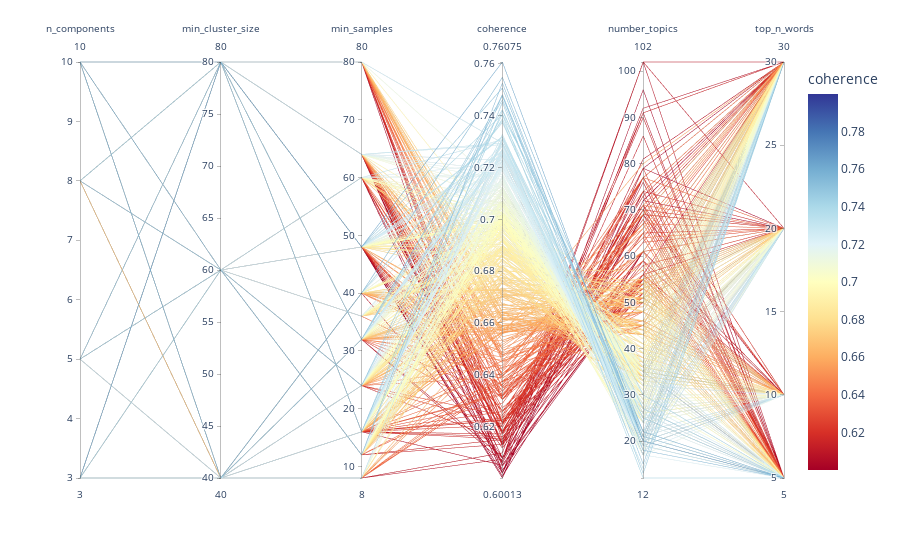

Notebook cell for this chart:
### Markdown cell above
#### Use plotly 
- https://www.analyticsvidhya.com/blog/2021/11/visualize-data-using-parallel-coordinates-plot/

### Code cell
dims = ["n_components","min_cluster_size","min_samples","coherence","number_topics","top_n_words",]
df_filter = df['coherence']>0.6
chart_df = viz_df[df_filter]
# Create the chart:
fig = px.parallel_coordinates(
    chart_df, 
    color="coherence", 
    dimensions=dims,
    #labels={"species_id": "Species","sepal_width": "Sepal Width", "sepal_length": "Sepal Length", "petal_width": "Petal Width", "petal_length": "Petal Length", },
    color_continuous_scale=px.colors.diverging.RdYlBu, # color reference https://plotly.com/python/builtin-colorscales/#builtin-diverging-color-scales
    color_continuous_midpoint=0.7)
fig.update_layout() #coloraxis_showscale=False # if you want to hide score scale 
# Show the plot
fig.show()

### Figure 1 — Plotly figure (JSON) as saved in the notebook; plotly's stock layout.template omitted (floating-point values rounded to 4 significant figures; data arrays with more than 128 entries replaced by an {"elided": "..."} marker saying what was removed)
{"data": [{"dimensions": [{"label": "n_components", "values": {"elided": "544 int values"}}, {"label": "min_cluster_size", "values": {"elided": "544 int values"}}, {"label": "min_samples", "values": {"elided": "544 int values"}}, {"label": "coherence", "values": {"elided": "544 float values"}}, {"label": "number_topics", "values": {"elided": "544 int values"}}, {"label": "top_n_words", "values": {"elided": "544 int values"}}], "domain": {"x": [0, 1], "y": [0, 1]}, "line": {"color": {"elided": "544 float values"}, "coloraxis": "coloraxis"}, "name": "", "type": "parcoords"}], "layout": {"coloraxis": {"cmid": 0.7, "colorbar": {"title": {"text": "coherence"}}, "colorscale": [[0, "rgb(165,0,38)"], [0.1, "rgb(215,48,39)"], [0.2, "rgb(244,109,67)"], [0.3, "rgb(253,174,97)"], [0.4, "rgb(254,224,144)"], [0.5, "rgb(255,255,191)"], [0.6, "rgb(224,243,248)"], [0.7, "rgb(171,217,233)"], [0.8, "rgb(116,173,209)"], [0.9, "rgb(69,117,180)"], [1, "rgb(49,54,149)"]]}, "legend": {"tracegroupgap": 0}, "margin": {"t": 60}}}
